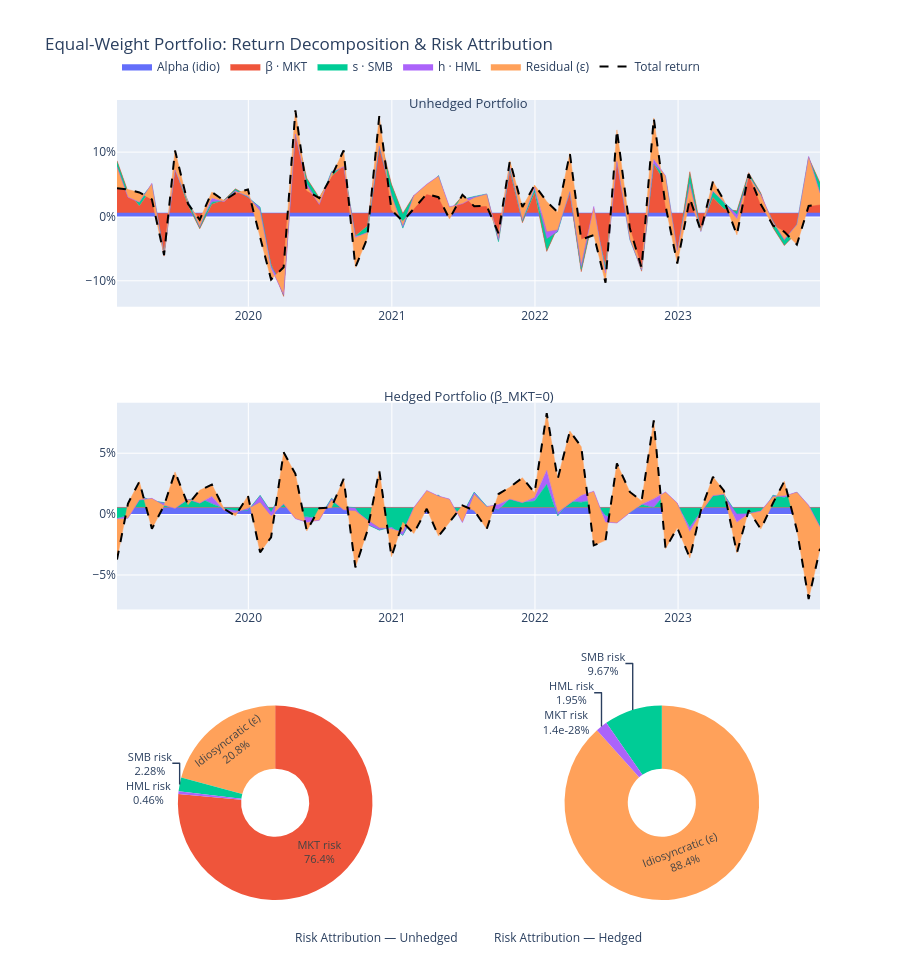

Notebook source saved alongside this figure:
### Code cell
from plotly.subplots import make_subplots
import plotly.graph_objects as go

STACK_COMPONENTS = {
    'alpha':    ('Alpha (idio)', '#636EFA'),
    'mkt':      ('β · MKT',     '#EF553B'),
    'smb':      ('s · SMB',     '#00CC96'),
    'hml':      ('h · HML',     '#AB63FA'),
    'residual': ('Residual (ε)','#FFA15A'),
}

fig = make_subplots(
    rows=3, cols=2,
    specs=[
        [{'type': 'xy', 'colspan': 2}, None],
        [{'type': 'xy', 'colspan': 2}, None],
        [{'type': 'pie'}, {'type': 'pie'}],
    ],
    vertical_spacing=0.12,
    row_heights=[0.34, 0.34, 0.32],
)

for row, (contrib, stack_id) in enumerate([
    (port_contrib,   'stack1'),
    (hedged_contrib, 'stack2'),
], start=1):
    for key, (label, color) in STACK_COMPONENTS.items():
        fig.add_trace(go.Scatter(
            x=contrib['date'],
            y=contrib[key],
            name=label,
            legendgroup=label,
            showlegend=(row == 1),
            stackgroup=stack_id,
            fillcolor=color,
            line=dict(color=color, width=0.5),
            hovertemplate=f'<b>{label}</b>: %{{y:.2%}}<extra></extra>',
        ), row=row, col=1)

    fig.add_trace(go.Scatter(
        x=contrib['date'],
        y=contrib['total_ret'],
        name='Total return',
        legendgroup='Total return',
        showlegend=(row == 1),
        line=dict(color='black', width=2, dash='dash'),
        hovertemplate='<b>Total return</b>: %{y:.2%}<extra></extra>',
    ), row=row, col=1)

for col, decomp in [(1, decomp_unhedged), (2, decomp_hedged)]:
    fig.add_trace(go.Pie(
        labels=list(decomp.keys()),
        values=list(decomp.values()),
        textinfo='label+percent',
        textfont_size=11,
        showlegend=False,
        marker_colors=['#EF553B', '#00CC96', '#AB63FA', '#FFA15A'],
        hole=0.35,
    ), row=3, col=col)

fig.update_layout(
    height=980,
    title_text='Equal-Weight Portfolio: Return Decomposition & Risk Attribution',
    hovermode='x unified',
    legend=dict(orientation='h', x=0, y=1.06, xanchor='left'),
    margin=dict(b=80),
    annotations=[
        dict(text='Unhedged Portfolio',          x=0.5,  y=1.01,  xref='paper', yref='paper', showarrow=False, font=dict(size=13)),
        dict(text='Hedged Portfolio (β_MKT=0)',  x=0.5,  y=0.63,  xref='paper', yref='paper', showarrow=False, font=dict(size=13)),
        dict(text='Risk Attribution — Unhedged', x=0.25, y=-0.06, xref='paper', yref='paper', showarrow=False, font=dict(size=12)),
        dict(text='Risk Attribution — Hedged',   x=0.75, y=-0.06, xref='paper', yref='paper', showarrow=False, font=dict(size=12)),
    ],
)
fig.update_yaxes(tickformat='.0%')
fig.show()
